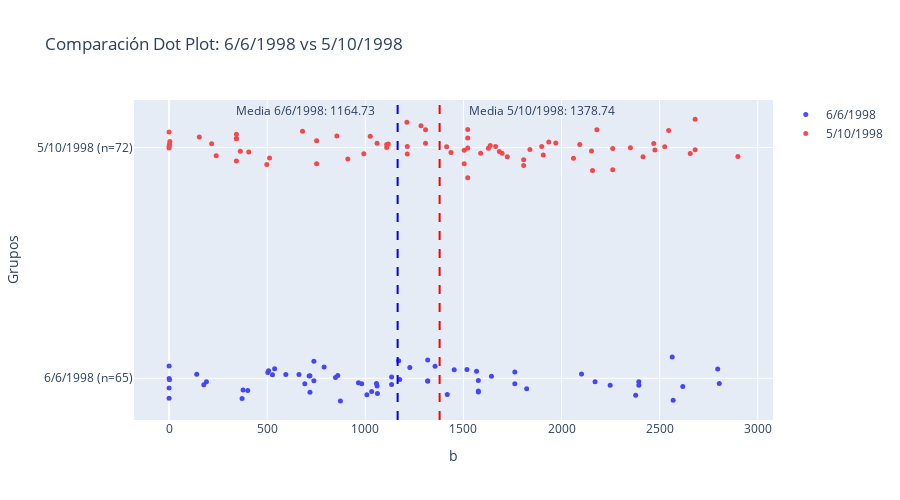

Source (notebook cell):
### Markdown cell above
### 3.4  Dot Plots

### Code cell
visualization.plot_interactive_dot_comparison(datos_imputados, column='b', group1='6/6/1998', group2='5/10/1998', group_column='Date')
